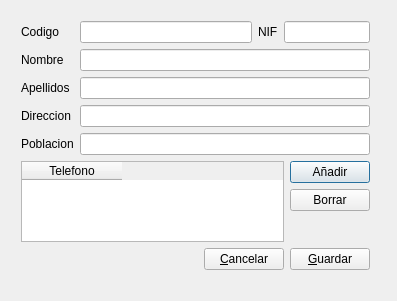
<ui version="4.0" >
 <class>NuevoClienteDialogClass</class>
 <widget class="QDialog" name="NuevoClienteDialogClass" >
  <property name="geometry" >
   <rect>
    <x>0</x>
    <y>0</y>
    <width>397</width>
    <height>301</height>
   </rect>
  </property>
  <property name="windowTitle" >
   <string>Nuevo Cliente</string>
  </property>
  <property name="windowIcon" >
   <iconset>images/NCliente.PNG</iconset>
  </property>
  <widget class="QWidget" name="gridLayout" >
   <property name="geometry" >
    <rect>
     <x>10</x>
     <y>10</y>
     <width>371</width>
     <height>271</height>
    </rect>
   </property>
   <layout class="QGridLayout" >
    <item row="1" column="0" >
     <widget class="QLabel" name="label_2" >
      <property name="text" >
       <string>Nombre</string>
      </property>
     </widget>
    </item>
    <item row="2" column="0" >
     <widget class="QLabel" name="label" >
      <property name="text" >
       <string>Apellidos</string>
      </property>
     </widget>
    </item>
        <item row="0" column="1" >
     <widget class="QLineEdit" name="lineEdit_4" />
    </item>
    <item row="0" column="3" colspan="2" >
     <widget class="QLineEdit" name="lineEdit_5" />
    </item>
    <item row="1" column="1" colspan="4" >
     <widget class="QLineEdit" name="lineEdit" />
    </item>
    <item row="2" column="1" colspan="4" >
     <widget class="QLineEdit" name="lineEdit_2" />
    </item>
    <item row="0" column="0" >
     <widget class="QLabel" name="label_4" >
      <property name="text" >
       <string>Codigo</string>
      </property>
     </widget>
    </item>
    <item row="3" column="0" >
     <widget class="QLabel" name="label_3" >
      <property name="text" >
       <string>Direccion</string>
      </property>
     </widget>
    </item>
    <item row="3" column="1" colspan="4" >
     <widget class="QLineEdit" name="lineEdit_3" />
    </item>
        <item row="4" column="1" colspan="4" >
     <widget class="QLineEdit" name="lineEdit_6" />
    </item>
        <item row="5" column="4" >
     <widget class="QPushButton" name="pushButton" >
      <property name="text" >
       <string>Añadir</string>
      </property>
     </widget>
    </item>
    
        <item rowspan="0" row="7" column="0" colspan="2" >
     <widget class="QTableWidget" name="tableWidget" />
    </item>
    <item rowspan="3" row="5" column="0" colspan="4" >
     <widget class="QTableWidget" name="tabla" >
      <column>
       <property name="text" >
        <string>Telefono</string>
       </property>
      </column>
     </widget>
    </item>
    <item row="6" column="4" >
     <widget class="QPushButton" name="pushButton_2" >
      <property name="text" >
       <string>Borrar</string>
      </property>
     </widget>
    </item>
    <item row="0" column="2" >
     <widget class="QLabel" name="label_5" >
      <property name="text" >
       <string>NIF</string>
      </property>
     </widget>
    </item>
    <item row="8" column="0" colspan="5" >
     <layout class="QHBoxLayout" >
      <item>
       <spacer>
        <property name="orientation" >
         <enum>Qt::Horizontal</enum>
        </property>
        <property name="sizeHint" >
         <size>
          <width>40</width>
          <height>20</height>
         </size>
        </property>
       </spacer>
      </item>
      <item>
       <widget class="QPushButton" name="cancelarButton" >
        <property name="text" >
         <string>&amp;Cancelar</string>
        </property>
       </widget>
      </item>
      <item>
       <widget class="QPushButton" name="guardarButton" >
        <property name="text" >
         <string>&amp;Guardar</string>
        </property>
       </widget>
      </item>
     </layout>
    </item>
    <item row="4" column="0" >
     <widget class="QLabel" name="label_6" >
      <property name="text" >
       <string>Poblacion</string>
      </property>
     </widget>
    </item>
   </layout>
  </widget>
 </widget>
 <layoutdefault spacing="6" margin="11" />
 <resources/>
 <connections>
  <connection>
   <sender>cancelarButton</sender>
   <signal>clicked()</signal>
   <receiver>NuevoClienteDialogClass</receiver>
   <slot>close()</slot>
   <hints>
    <hint type="sourcelabel" >
     <x>264</x>
     <y>270</y>
    </hint>
    <hint type="destinationlabel" >
     <x>189</x>
     <y>273</y>
    </hint>
   </hints>
  </connection>
 </connections>
</ui>
